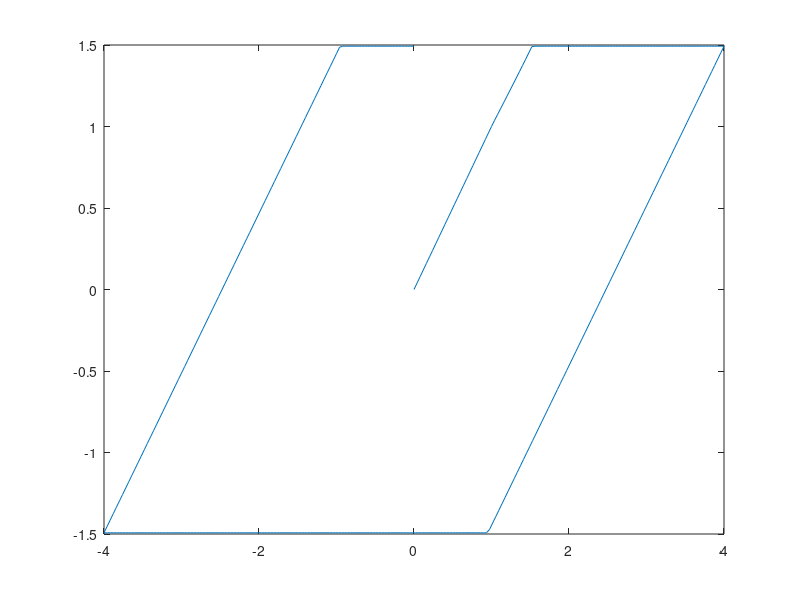
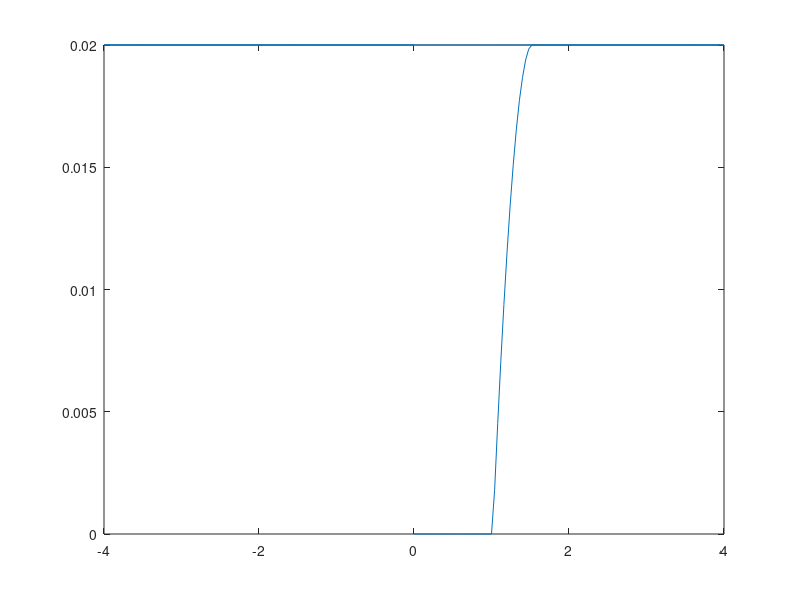
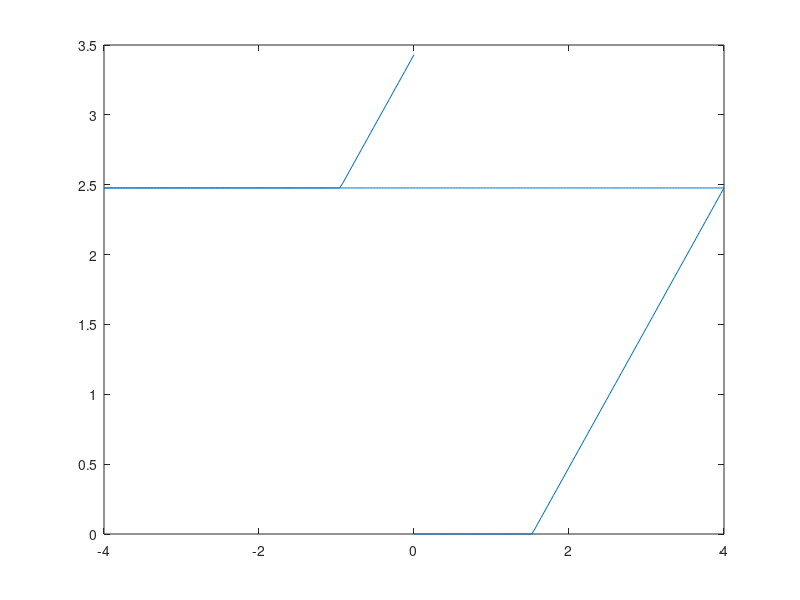

These charts were generated, in order, by the following MATLAB code:
%---------------------------------------------------------------
%---------------------------------------------------------------
% Single Spring
% Hemivariational Elasto-Plastic-Damage Model
% Newton-Raphson Iterative Solver
%---------------------------------------------------------------
%---------------------------------------------------------------
k_el = 1;
kt = 1;
kd = 8;
dmax = 0.02;
st = (1-dmax)*sqrt(2*k_el*(dmax*kd+kt));
sc = st;
Kbar = 100000*k_el;
%
umax = 4;
N = 100;
ubar = [linspace(umax/(N),umax,N), linspace(umax-(umax/(N)),-umax,2*N+1), linspace(-umax+(umax/(N)),0,N)];
U = [0; 0; 0; 0];
delU = ones(4,1);
dStore = zeros(N,4);
TOL = 1E-3;
norm_dif = 1;
contatore = 0;
for i = 1:length(ubar)
    ubar_i = ubar(i);
    disp(ubar_i)
    while norm_dif > TOL
        if ((U(1)-U(3)+U(4))>=0)
            KT = [k_el*(1-U(2))+Kbar, -k_el*(U(1)-U(3)+U(4)), -k_el*(1-U(2)), k_el*(1-U(2));
                    -k_el*(U(1)-U(3)+U(4)), kd, k_el*(U(1)-U(3)+U(4)), -k_el*(U(1)-U(3)+U(4));
                    -k_el*(1-U(2)), k_el*(U(1)-U(3)+U(4)), k_el*(1-U(2)), -k_el*(1-U(2));
                    k_el*(1-U(2)), -k_el*(U(1)-U(3)+U(4)), -k_el*(1-U(2)), k_el*(1-U(2))];
            R = [k_el*(1-U(2))*(U(1)-U(3)+U(4))+Kbar*(U(1)-ubar_i); -0.5*k_el*(U(1)-U(3)+U(4))^2+kd*U(2)+kt; -k_el*(1-U(2))*(U(1)-U(3)+U(4))+st; k_el*(1-U(2))*(U(1)-U(3)+U(4))+sc];
            KT(end,:) = 0; KT(:,end) = 0; KT(end,end) = 1;
            R(end) = 0;
        else
            KT = [k_el*(1-U(2))+Kbar, -k_el*(U(1)-U(3)+U(4)), -k_el*(1-U(2)), k_el*(1-U(2));
                    -k_el*(U(1)-U(3)+U(4)), kd, k_el*(U(1)-U(3)+U(4)), -k_el*(U(1)-U(3)+U(4));
                    -k_el*(1-U(2)), k_el*(U(1)-U(3)+U(4)), k_el*(1-U(2)), -k_el*(1-U(2));
                      k_el*(1-U(2)), -k_el*(U(1)-U(3)+U(4)), -k_el*(1-U(2)), k_el*(1-U(2))];
            R = [k_el*(1-U(2))*(U(1)-U(3)+U(4))+Kbar*(U(1)-ubar_i); -0.5*k_el*(U(1)-U(3)+U(4))^2+kd*U(2)+kt; -k_el*(1-U(2))*(U(1)-U(3)+U(4))+st; k_el*(1-U(2))*(U(1)-U(3)+U(4))+sc];
            KT(3,:) = 0; KT(:,3) = 0; KT(3,3) = 1;
            R(3) = 0;
        end
        delU = KT\(-R);
        U(1) = U(1) + delU(1);
        if delU(2)>0
            U(2) = U(2) + delU(2);
        else
            delU(2) = 0;
        end
        if delU(3)>0
            U(3) = U(3) + delU(3);
        else
            delU(3) = 0;
        end
        if delU(4)>0
            U(4) = U(4) + delU(4);
        else
            delU(4) = 0;
        end
        norm_dif = norm(delU);
        contatore = contatore + 1;
    end
    delU = ones(4,1);
    norm_dif = 1;
    dStore(i+1,:) = [U(1), U(2), U(3), U(4)];
end
figure;
plot(dStore(:,1),k_el.*(1-dStore(:,2)).*(dStore(:,1)-dStore(:,3)+dStore(:,4)));
figure;
plot(dStore(:,1),dStore(:,2))
figure;
plot(dStore(:,1),dStore(:,3))